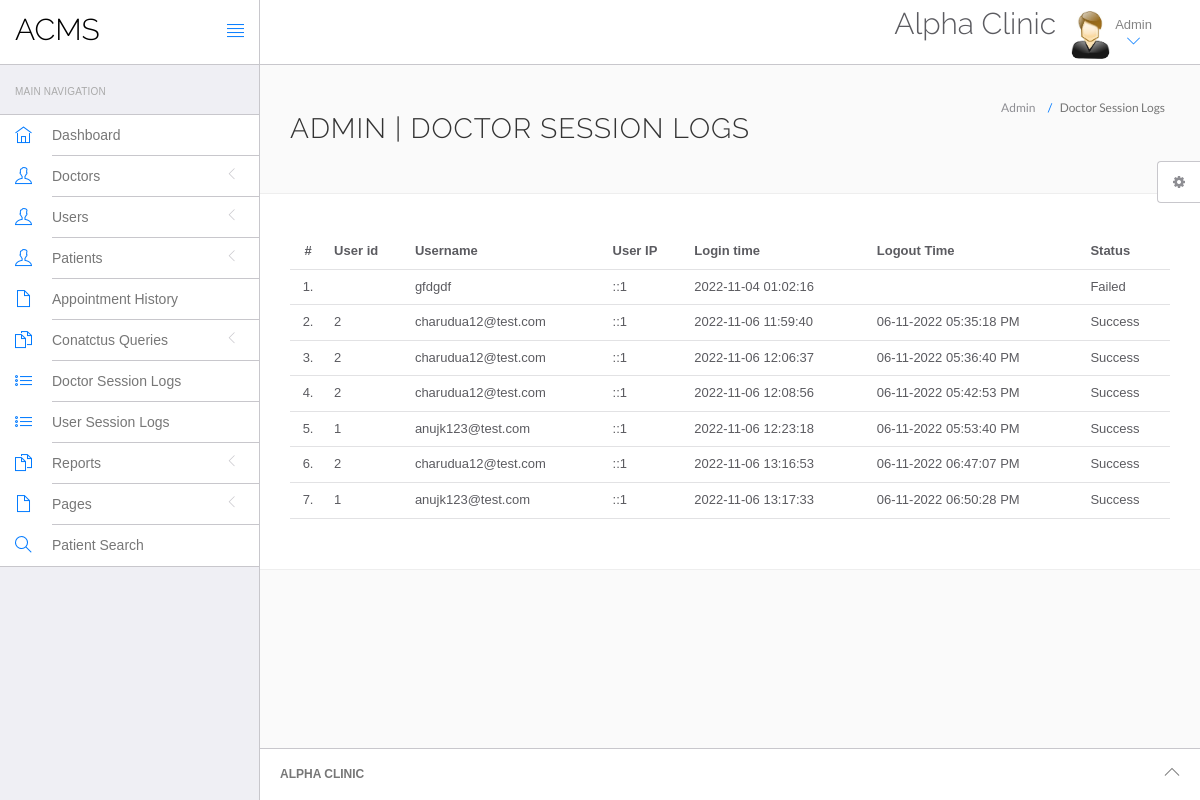
The page /Clinic/acms/admin/php_admin/doctor-logs.php (signed in) on the database as committed earlier.
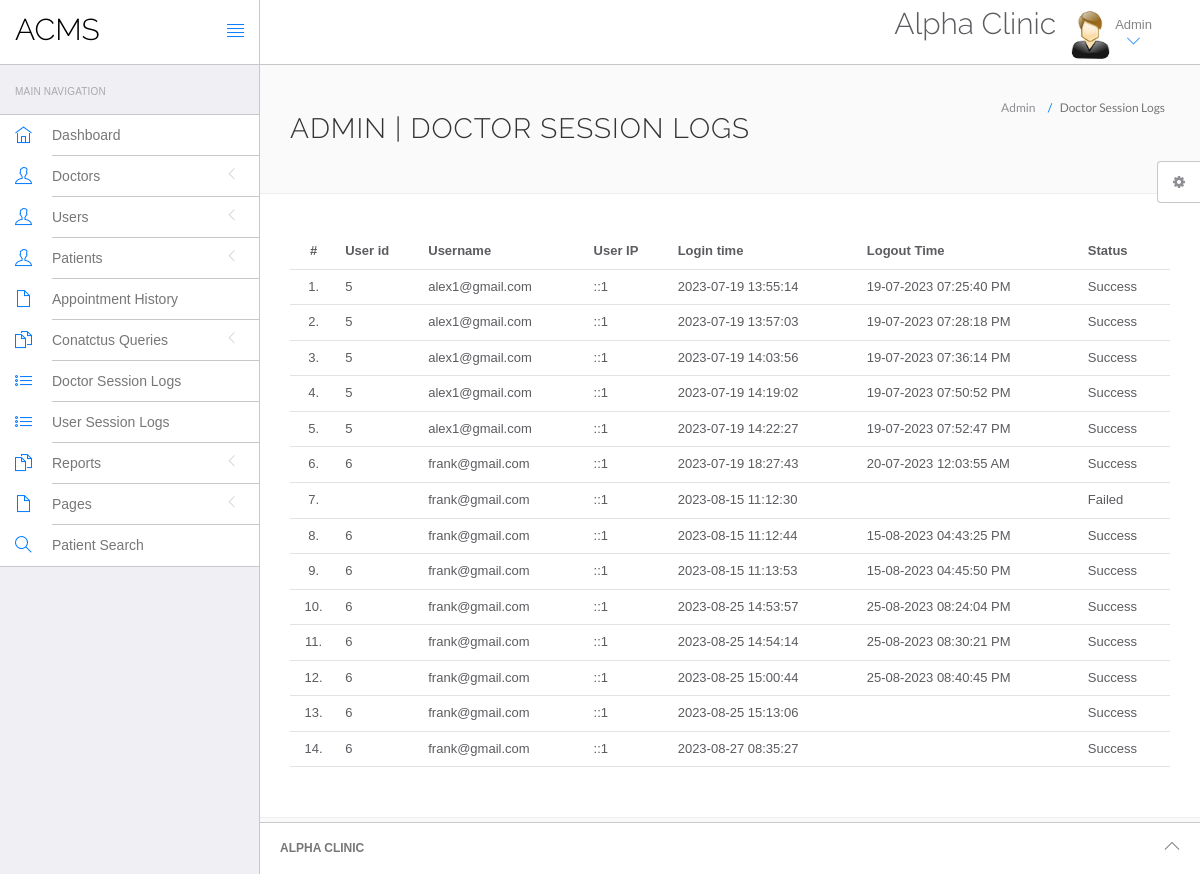
The same page on the database as committed later.
### tables this page shows
CREATE TABLE `doctorslog` (
  `id` int(11) NOT NULL,
  `uid` int(11) DEFAULT NULL,
  `username` varchar(255) DEFAULT NULL,
  `userip` binary(16) DEFAULT NULL,
  `loginTime` timestamp NULL DEFAULT current_timestamp(),
  `logout` varchar(255) DEFAULT NULL,
  `status` int(11) DEFAULT NULL
);

### Clinic/acms/admin/php_admin/doctor-logs.php (the view, shortened to what this page needs)
<?php
include('include/config.php');
if(strlen($_SESSION['id']==0)) {
 header('location:logout.php');
  } else{
?>
<!DOCTYPE html>
<html lang="en">
	<head>
		<link rel="stylesheet" href="vendor/bootstrap/css/bootstrap.min.css">
		<link rel="stylesheet" href="vendor/fontawesome/css/font-awesome.min.css">
		<link rel="stylesheet" href="vendor/themify-icons/themify-icons.min.css">
		<link href="vendor/animate.css/animate.min.css" rel="stylesheet" media="screen">
		<link href="vendor/perfect-scrollbar/perfect-scrollbar.min.css" rel="stylesheet" media="screen">
		<link href="vendor/switchery/switchery.min.css" rel="stylesheet" media="screen">
		<link href="vendor/bootstrap-touchspin/jquery.bootstrap-touchspin.min.css" rel="stylesheet" media="screen">
		<link href="vendor/select2/select2.min.css" rel="stylesheet" media="screen">
		<link href="vendor/bootstrap-datepicker/bootstrap-datepicker3.standalone.min.css" rel="stylesheet" media="screen">
		<link href="vendor/bootstrap-timepicker/bootstrap-timepicker.min.css" rel="stylesheet" media="screen">
		<link rel="stylesheet" href="assets/css/styles.css">
		<link rel="stylesheet" href="assets/css/plugins.css">
		<link rel="stylesheet" href="assets/css/themes/theme-1.css" id="skin_color" />
	</head>
	<body>
		<div id="app">
<?php include('include/sidebar.php');?>
			<div class="app-content">
					<?php include('include/header.php');?>
				<div class="main-content" >
					<div class="wrap-content container" id="container">
						<section id="page-title">
							<div class="row">
								<div class="col-sm-8">
									<h1 class="mainTitle">Admin  | Doctor Session Logs</h1>
																	</div>
								<ol class="breadcrumb">
									<li>
										<span>Admin </span>
									</li>
									<li class="active">
										<span>Doctor Session Logs</span>
									</li>
								</ol>
							</div>
						</section>
						<div class="container-fluid container-fullw bg-white">
									<div class="row">
								<div class="col-md-12">
									<table class="table table-hover" id="sample-table-1">
										<thead>
											<tr>
												<th class="center">#</th>
												<th class="hidden-xs">User id</th>
												<th>Username</th>
												<th>User IP</th>
												<th>Login time</th>
												<th>Logout Time </th>
												<th> Status </th>
											</tr>
										</thead>
										<tbody>
<?php
$sql=mysqli_query($con,"select * from doctorslog ");
$cnt=1;
while($row=mysqli_fetch_array($sql))
{
?>
											<tr>
												<td class="center"><?php echo $cnt;?>.</td>
												<td class="hidden-xs"><?php echo $row['uid'];?></td>
												<td class="hidden-xs"><?php echo $row['username'];?></td>
												<td><?php echo $row['userip'];?></td>
												<td><?php echo $row['loginTime'];?></td>
												<td><?php echo $row['logout'];?>
												</td>
												<td>
<?php if($row['status']==1)
{
	echo "Success";
}
else
{
	echo "Failed";
}?>
</td>
											</tr>
											<?php
$cnt=$cnt+1;
											 }?>
										</tbody>
									</table>
								</div>
							</div>
								</div>
					</div>
				</div>
			</div>
	<?php include('include/footer.php');?>
	<?php include('include/setting.php');?>
		</div>
	</body>
</html>
<?php } ?>

Rows that differ between the two databases and show on the page:
removed doctorslog: username "gfdgdf", userip "::1", loginTime "2022-11-04 01:02:16", status "Failed"
removed doctorslog: uid "2", username "charudua12@test.com", userip "::1", loginTime "2022-11-06 11:59:40", logout "06-11-2022 05:35:18 PM", status "Success"
removed doctorslog: uid "2", username "charudua12@test.com", userip "::1", loginTime "2022-11-06 12:06:37", logout "06-11-2022 05:36:40 PM", status "Success"
removed doctorslog: uid "2", username "charudua12@test.com", userip "::1", loginTime "2022-11-06 12:08:56", logout "06-11-2022 05:42:53 PM", status "Success"
removed doctorslog: uid "1", username "anujk123@test.com", userip "::1", loginTime "2022-11-06 12:23:18", logout "06-11-2022 05:53:40 PM", status "Success"
removed doctorslog: uid "2", username "charudua12@test.com", userip "::1", loginTime "2022-11-06 13:16:53", logout "06-11-2022 06:47:07 PM", status "Success"
removed doctorslog: uid "1", username "anujk123@test.com", userip "::1", loginTime "2022-11-06 13:17:33", logout "06-11-2022 06:50:28 PM", status "Success"
added doctorslog: uid "5", username "alex1@gmail.com", userip "::1", loginTime "2023-07-19 13:55:14", logout "19-07-2023 07:25:40 PM", status "Success"
added doctorslog: uid "5", username "alex1@gmail.com", userip "::1", loginTime "2023-07-19 13:57:03", logout "19-07-2023 07:28:18 PM", status "Success"
added doctorslog: uid "5", username "alex1@gmail.com", userip "::1", loginTime "2023-07-19 14:03:56", logout "19-07-2023 07:36:14 PM", status "Success"
added doctorslog: uid "5", username "alex1@gmail.com", userip "::1", loginTime "2023-07-19 14:19:02", logout "19-07-2023 07:50:52 PM", status "Success"
added doctorslog: uid "5", username "alex1@gmail.com", userip "::1", loginTime "2023-07-19 14:22:27", logout "19-07-2023 07:52:47 PM", status "Success"
added doctorslog: uid "6", username "frank@gmail.com", userip "::1", loginTime "2023-07-19 18:27:43", logout "20-07-2023 12:03:55 AM", status "Success"
added doctorslog: username "frank@gmail.com", userip "::1", loginTime "2023-08-15 11:12:30", status "Failed"
added doctorslog: uid "6", username "frank@gmail.com", userip "::1", loginTime "2023-08-15 11:12:44", logout "15-08-2023 04:43:25 PM", status "Success"
added doctorslog: uid "6", username "frank@gmail.com", userip "::1", loginTime "2023-08-15 11:13:53", logout "15-08-2023 04:45:50 PM", status "Success"
added doctorslog: uid "6", username "frank@gmail.com", userip "::1", loginTime "2023-08-25 14:53:57", logout "25-08-2023 08:24:04 PM", status "Success"
added doctorslog: uid "6", username "frank@gmail.com", userip "::1", loginTime "2023-08-25 14:54:14", logout "25-08-2023 08:30:21 PM", status "Success"
added doctorslog: uid "6", username "frank@gmail.com", userip "::1", loginTime "2023-08-25 15:00:44", logout "25-08-2023 08:40:45 PM", status "Success"
added doctorslog: uid "6", username "frank@gmail.com", userip "::1", loginTime "2023-08-25 15:13:06", status "Success"
added doctorslog: uid "6", username "frank@gmail.com", userip "::1", loginTime "2023-08-27 08:35:27", status "Success"
